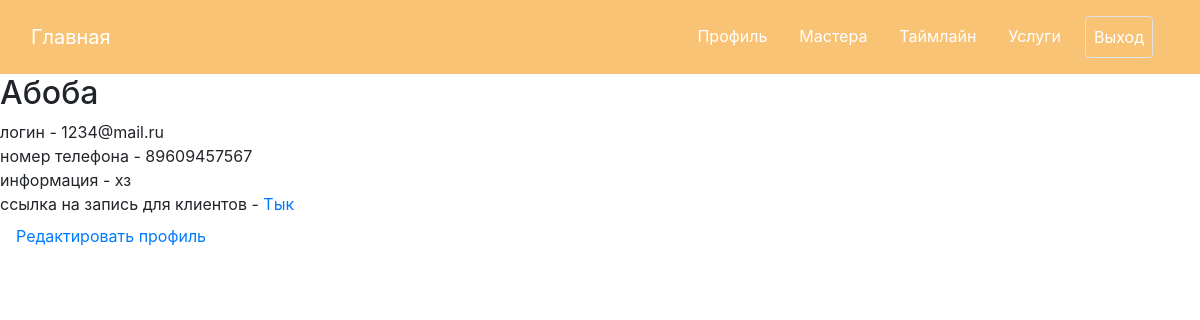
The app's page /profile (signed in), older data.
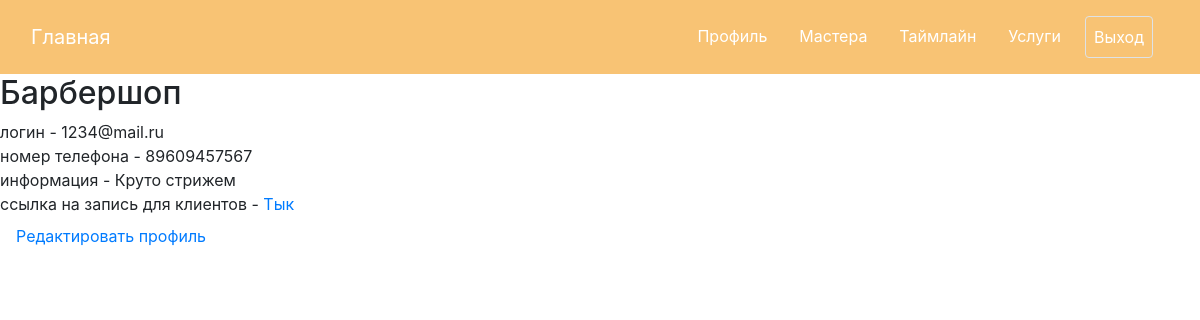
The same page, newer data.
### data/admin.py (models this page shows, shortened)
class Admin(SqlAlchemyBase, UserMixin):
    __tablename__ = 'admins'
    id = sqlalchemy.Column(sqlalchemy.Integer, primary_key=True, autoincrement=True)
    name = sqlalchemy.Column(sqlalchemy.String, nullable=False)
    login = sqlalchemy.Column(sqlalchemy.String, nullable=False)
    hashed_password = sqlalchemy.Column(sqlalchemy.String, nullable=False)
    number = sqlalchemy.Column(sqlalchemy.String, nullable=False)
    info = sqlalchemy.Column(sqlalchemy.Text, nullable=False)

### main.py (the view)
@app.route("/profile")
@login_required
def profile():
    return render_template('profile.html', name=current_user.name, login=current_user.login,
                           number=current_user.number, info=current_user.info, id=current_user.id)

### data/db_session.py (called while the page is built)
def create_session() -> Session:
    global __factory
    return __factory()

### main.py (called while the page is built)
@login_manager.user_loader
def load_user(user_id):
    db_sess = db_session.create_session()
    return db_sess.get(Admin, int(user_id))

### templates/profile.html
{% extends "base.html" %}
{% block content %}
<div>
    <h2>{{ name }}</h2>
    логин - {{ login }}
    <br>номер телефона - {{ number }}
    <br>информация - {{ info }}
    <br>ссылка на запись для клиентов - <a href="/record/{{ id }}">Тык</a>
    <a class="nav-link active text-left" href="/profile/change_profile">Редактировать профиль</a>
</div>
{% endblock %}

Row changes from the older to the newer data that the page shows:
changed Admin "1234@mail.ru": name "Абоба" → "Барбершоп"; info "хз" → "Круто стрижем"
